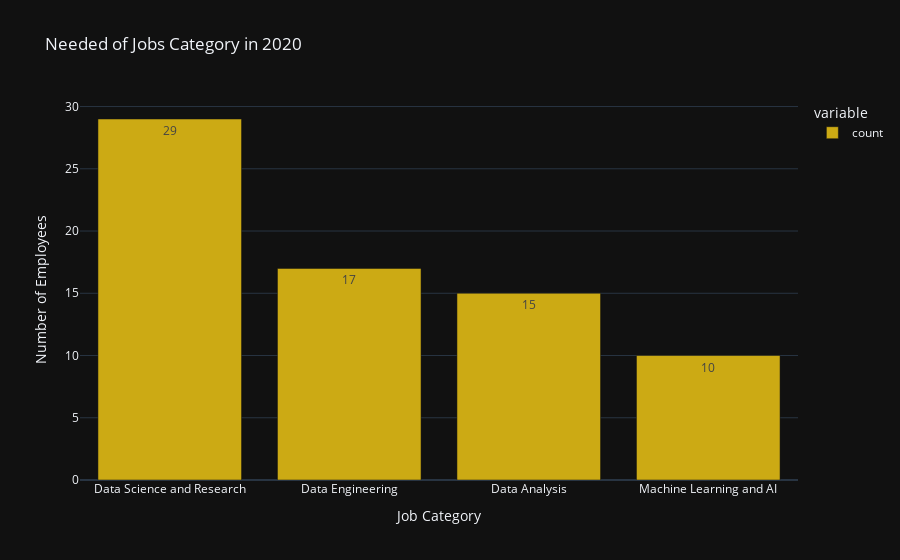
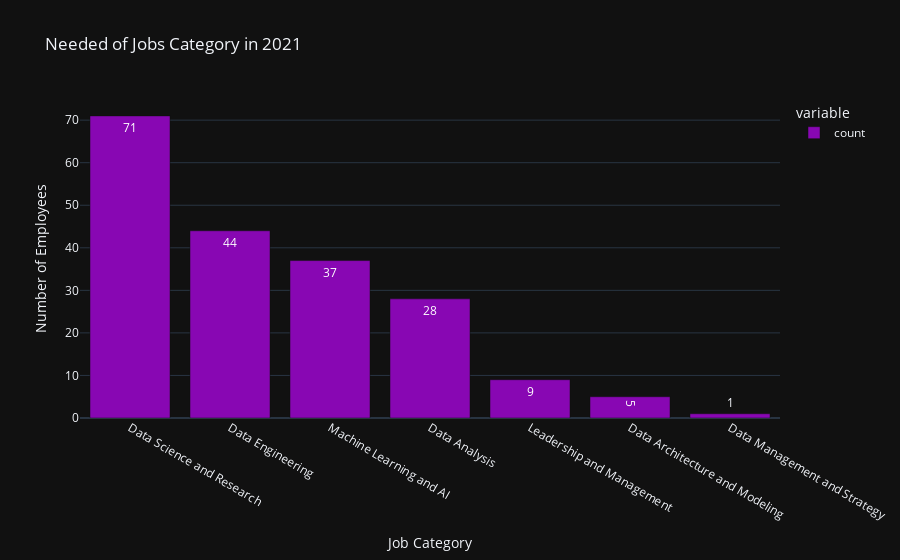
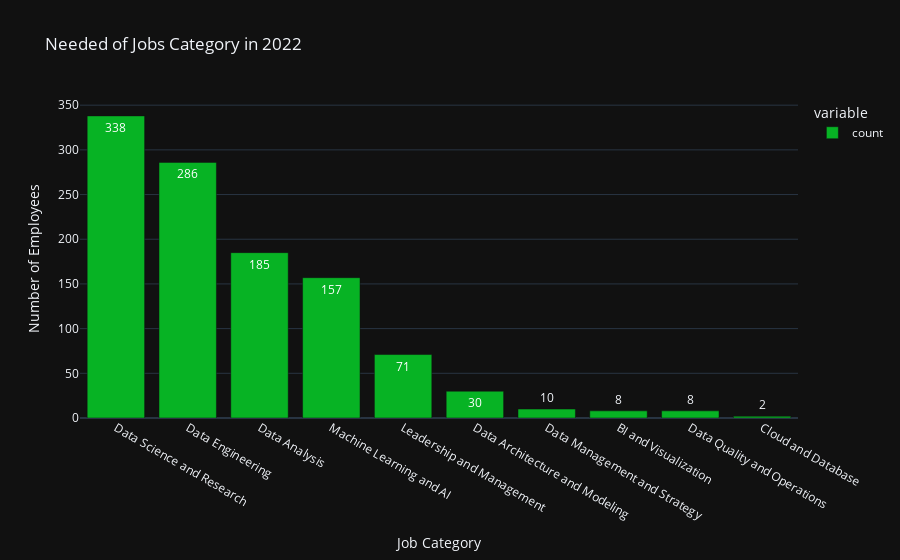
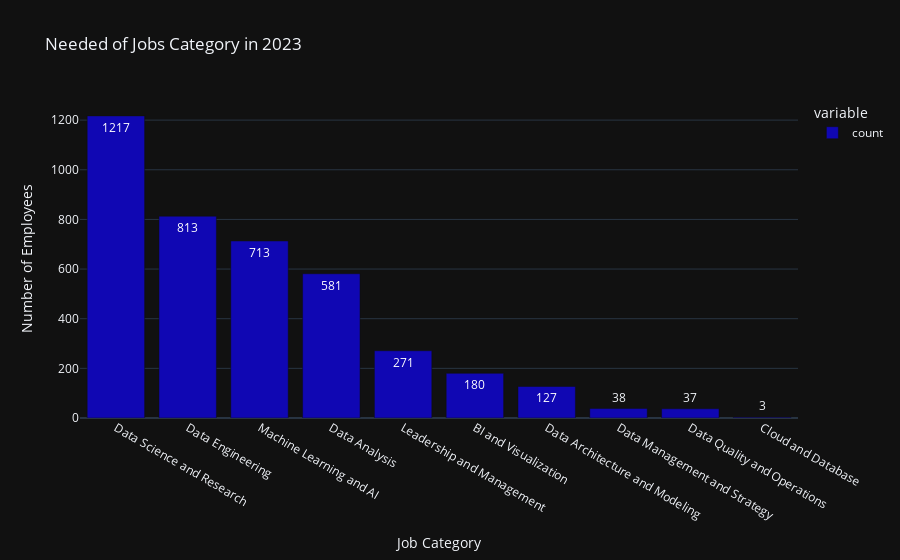

Notebook cell for these charts, in order:
### Code cell
colors = ['#ccaa14','#8807b3','#07b324','#1007b3']
j = 0
for i in range(2020,2024):
    iplot(px.bar(df_job_category.get(i),
                 labels={'job_category':'Job Category','value':'Number of Employees'},
                 title=f"Needed of Jobs Category in {i}",
                 color_discrete_sequence=[colors[j]],
                 template='plotly_dark',
                 text_auto=True
                 ))
    j+=1

### Figure 1 — Plotly figure (JSON) as saved in the notebook; plotly's stock layout.template omitted (floating-point values rounded to 4 significant figures)
{"data": [{"alignmentgroup": "True", "hovertemplate": "variable=count<br>Job Category=%{x}<br>Number of Employees=%{y}<extra></extra>", "legendgroup": "count", "marker": {"color": "#ccaa14", "pattern": {"shape": ""}}, "name": "count", "offsetgroup": "count", "orientation": "v", "showlegend": true, "textposition": "auto", "texttemplate": "%{y}", "type": "bar", "x": ["Data Science and Research", "Data Engineering", "Data Analysis", "Machine Learning and AI"], "xaxis": "x", "y": [29, 17, 15, 10], "yaxis": "y"}], "layout": {"barmode": "relative", "legend": {"title": {"text": "variable"}, "tracegroupgap": 0}, "title": {"text": "Needed of Jobs Category in 2020"}, "xaxis": {"anchor": "y", "domain": [0, 1], "title": {"text": "Job Category"}}, "yaxis": {"anchor": "x", "domain": [0, 1], "title": {"text": "Number of Employees"}}}}

### Figure 2 — Plotly figure (JSON) as saved in the notebook; plotly's stock layout.template omitted (floating-point values rounded to 4 significant figures)
{"data": [{"alignmentgroup": "True", "hovertemplate": "variable=count<br>Job Category=%{x}<br>Number of Employees=%{y}<extra></extra>", "legendgroup": "count", "marker": {"color": "#8807b3", "pattern": {"shape": ""}}, "name": "count", "offsetgroup": "count", "orientation": "v", "showlegend": true, "textposition": "auto", "texttemplate": "%{y}", "type": "bar", "x": ["Data Science and Research", "Data Engineering", "Machine Learning and AI", "Data Analysis", "Leadership and Management", "Data Architecture and Modeling", "Data Management and Strategy"], "xaxis": "x", "y": [71, 44, 37, 28, 9, 5, 1], "yaxis": "y"}], "layout": {"barmode": "relative", "legend": {"title": {"text": "variable"}, "tracegroupgap": 0}, "title": {"text": "Needed of Jobs Category in 2021"}, "xaxis": {"anchor": "y", "domain": [0, 1], "title": {"text": "Job Category"}}, "yaxis": {"anchor": "x", "domain": [0, 1], "title": {"text": "Number of Employees"}}}}

### Figure 3 — Plotly figure (JSON) as saved in the notebook; plotly's stock layout.template omitted (floating-point values rounded to 4 significant figures)
{"data": [{"alignmentgroup": "True", "hovertemplate": "variable=count<br>Job Category=%{x}<br>Number of Employees=%{y}<extra></extra>", "legendgroup": "count", "marker": {"color": "#07b324", "pattern": {"shape": ""}}, "name": "count", "offsetgroup": "count", "orientation": "v", "showlegend": true, "textposition": "auto", "texttemplate": "%{y}", "type": "bar", "x": ["Data Science and Research", "Data Engineering", "Data Analysis", "Machine Learning and AI", "Leadership and Management", "Data Architecture and Modeling", "Data Management and Strategy", "BI and Visualization", "Data Quality and Operations", "Cloud and Database"], "xaxis": "x", "y": [338, 286, 185, 157, 71, 30, 10, 8, 8, 2], "yaxis": "y"}], "layout": {"barmode": "relative", "legend": {"title": {"text": "variable"}, "tracegroupgap": 0}, "title": {"text": "Needed of Jobs Category in 2022"}, "xaxis": {"anchor": "y", "domain": [0, 1], "title": {"text": "Job Category"}}, "yaxis": {"anchor": "x", "domain": [0, 1], "title": {"text": "Number of Employees"}}}}

### Figure 4 — Plotly figure (JSON) as saved in the notebook; plotly's stock layout.template omitted (floating-point values rounded to 4 significant figures)
{"data": [{"alignmentgroup": "True", "hovertemplate": "variable=count<br>Job Category=%{x}<br>Number of Employees=%{y}<extra></extra>", "legendgroup": "count", "marker": {"color": "#1007b3", "pattern": {"shape": ""}}, "name": "count", "offsetgroup": "count", "orientation": "v", "showlegend": true, "textposition": "auto", "texttemplate": "%{y}", "type": "bar", "x": ["Data Science and Research", "Data Engineering", "Machine Learning and AI", "Data Analysis", "Leadership and Management", "BI and Visualization", "Data Architecture and Modeling", "Data Management and Strategy", "Data Quality and Operations", "Cloud and Database"], "xaxis": "x", "y": [1217, 813, 713, 581, 271, 180, 127, 38, 37, 3], "yaxis": "y"}], "layout": {"barmode": "relative", "legend": {"title": {"text": "variable"}, "tracegroupgap": 0}, "title": {"text": "Needed of Jobs Category in 2023"}, "xaxis": {"anchor": "y", "domain": [0, 1], "title": {"text": "Job Category"}}, "yaxis": {"anchor": "x", "domain": [0, 1], "title": {"text": "Number of Employees"}}}}
